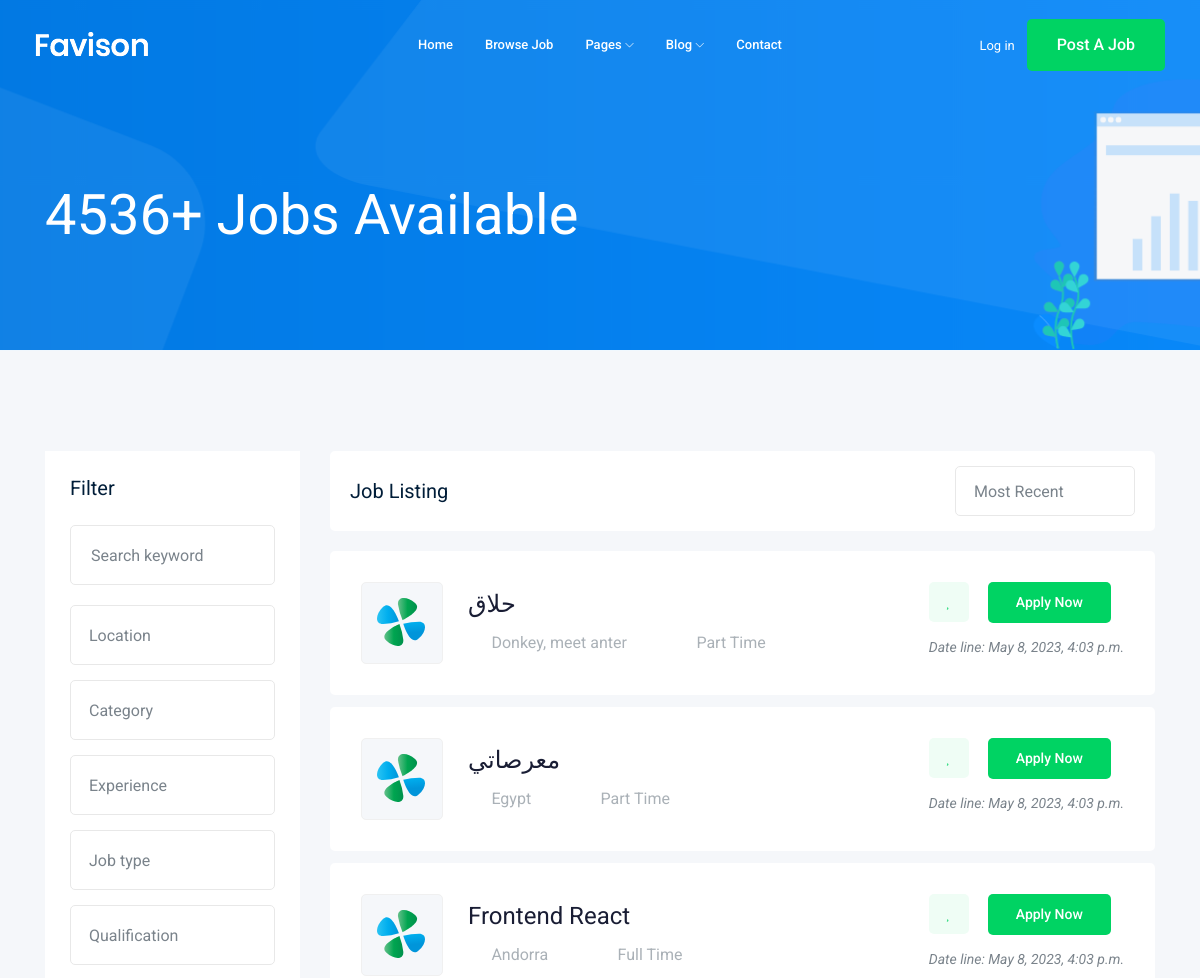
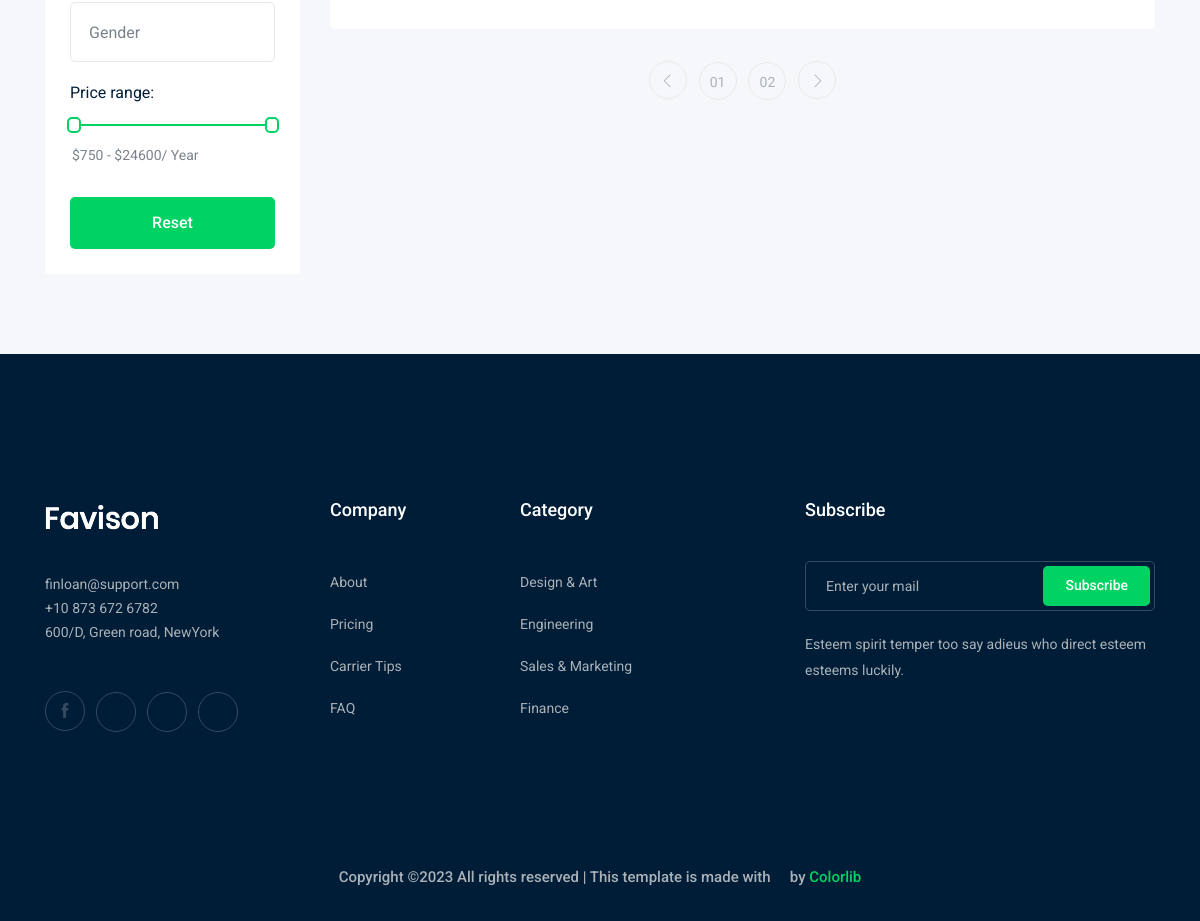
Screenshot of /jobs/ with the database file from the repository (2 pictures, top to bottom).
### job/models.py (models this page shows)
class Job(models.Model):
    title = models.CharField(max_length=100)
    job_time = models.CharField(max_length=15, choices=JOB_TYPES)
    job_description = models.TextField(max_length=1000)
    published_at = models.DateTimeField(auto_now=True)
    vacancy = models.IntegerField(default=1)
    salary = models.IntegerField(default=0)
    experience = models.IntegerField(default=0)
    category = models.ForeignKey('Category', on_delete=models.SET_NULL, null=True)
    image = models.ImageField(upload_to=upload_img)
    country = models.CharField(max_length=30)
    def __str__(self) -> str:
        return self.title

### job/views.py (the view)
# urls.py: path('', views.job_list),
def job_list(requests):
    job_list = Job.objects.all()
    context = {'jobs': job_list}
    return render(requests, 'job/job_list.html', context)

### job/templates/job/job_list.html (shortened to what this page needs)
{% extends 'base.html' %}
{% block body %}
    <div class="bradcam_area bradcam_bg_1">
        <div class="container">
            <div class="row">
                <div class="col-xl-12">
                    <div class="bradcam_text">
                        <h3>4536+ Jobs Available</h3>
                    </div>
                </div>
            </div>
        </div>
    </div>
    <div class="job_listing_area plus_padding">
        <div class="container">
            <div class="row">
                <div class="col-lg-3">
                    <div class="job_filter white-bg">
                        <div class="form_inner white-bg">
                            <h3>Filter</h3>
                            <form action="#">
                                <div class="row">
                                    <div class="col-lg-12">
                                        <div class="single_field">
                                            <input type="text" placeholder="Search keyword">
                                        </div>
                                    </div>
                                    <div class="col-lg-12">
                                    </div>
                                    <div class="col-lg-12">
                                    </div>
                                    <div class="col-lg-12">
                                    </div>
                                    <div class="col-lg-12">
                                    </div>
                                    <div class="col-lg-12">
                                    </div>
                                    <div class="col-lg-12">
                                    </div>
                                </div>
                            </form>
                        </div>
                        <div class="range_wrap">
                            <label for="amount">Price range:</label>
                            <div id="slider-range"></div>
                            <p>
                                <input type="text" id="amount" readonly style="border:0; color:#7A838B; font-size: 14px; font-weight:400;">
                            </p>
                        </div>
                        <div class="reset_btn">
                            <button  class="boxed-btn3 w-100" type="submit">Reset</button>
                        </div>
                    </div>
                </div>
                <div class="col-lg-9">
                    <div class="recent_joblist_wrap">
                        <div class="recent_joblist white-bg ">
                            <div class="row align-items-center">
                                <div class="col-md-6">
                                    <h4>Job Listing</h4>
                                </div>
                                <div class="col-md-6">
                                    <div class="serch_cat d-flex justify-content-end">
                                    </div>
                                </div>
                            </div>
                        </div>
                    </div>
                    <div class="job_lists m-0">
                        <div class="row">
                            {% for job in jobs %}
                            <div class="col-lg-12 col-md-12">
                                <div class="single_jobs white-bg d-flex justify-content-between">
                                    <div class="jobs_left d-flex align-items-center">
                                        <div class="thumb">
                                            <img src="img/svg_icon/1.svg" alt="">
                                        </div>
                                        <div class="jobs_conetent">
                                            <a href="job_details.html"><h4>{{job}}</h4></a>
                                            <div class="links_locat d-flex align-items-center">
                                                <div class="location">
                                                    <p> <i class="fa fa-map-marker"></i> {{job.country}}</p>
                                                </div>
                                                <div class="location">
                                                    <p> <i class="fa fa-clock-o"></i>{{job.job_time}}</p>
                                                </div>
                                            </div>
                                        </div>
                                    </div>
                                    <div class="jobs_right">
                                        <div class="apply_now">
                                            <a class="heart_mark" href="#"> <i class="fa fa-heart"></i> </a>
                                            <a href="job_details.html" class="boxed-btn3">Apply Now</a>
                                        </div>
                                        <div class="date">
                                            <p>Date line: {{job.published_at}}</p>
                                        </div>
                                    </div>
                                </div>
                            </div>
                            {% endfor %}
                        </div>
                        <div class="row">
                            <div class="col-lg-12">
                                <div class="pagination_wrap">
                                    <ul>
                                        <li><a href="#"> <i class="ti-angle-left"></i> </a></li>
                                        <li><a href="#"><span>01</span></a></li>
                                        <li><a href="#"><span>02</span></a></li>
                                        <li><a href="#"> <i class="ti-angle-right"></i> </a></li>
                                    </ul>
                                </div>
                            </div>
                        </div>
                    </div>
                </div>
            </div>
        </div>
    </div>
{% endblock body %}

### rows the page displays
Job: title "حلاق", country "Donkey, meet anter", job_time "Part Time", published_at "May 8, 2023, 4:03 p.m."
Job: title "معرصاتي", country "Egypt", job_time "Part Time", published_at "May 8, 2023, 4:03 p.m."
Job: title "Frontend React", country "Andorra", job_time "Full Time", published_at "May 8, 2023, 4:03 p.m."
